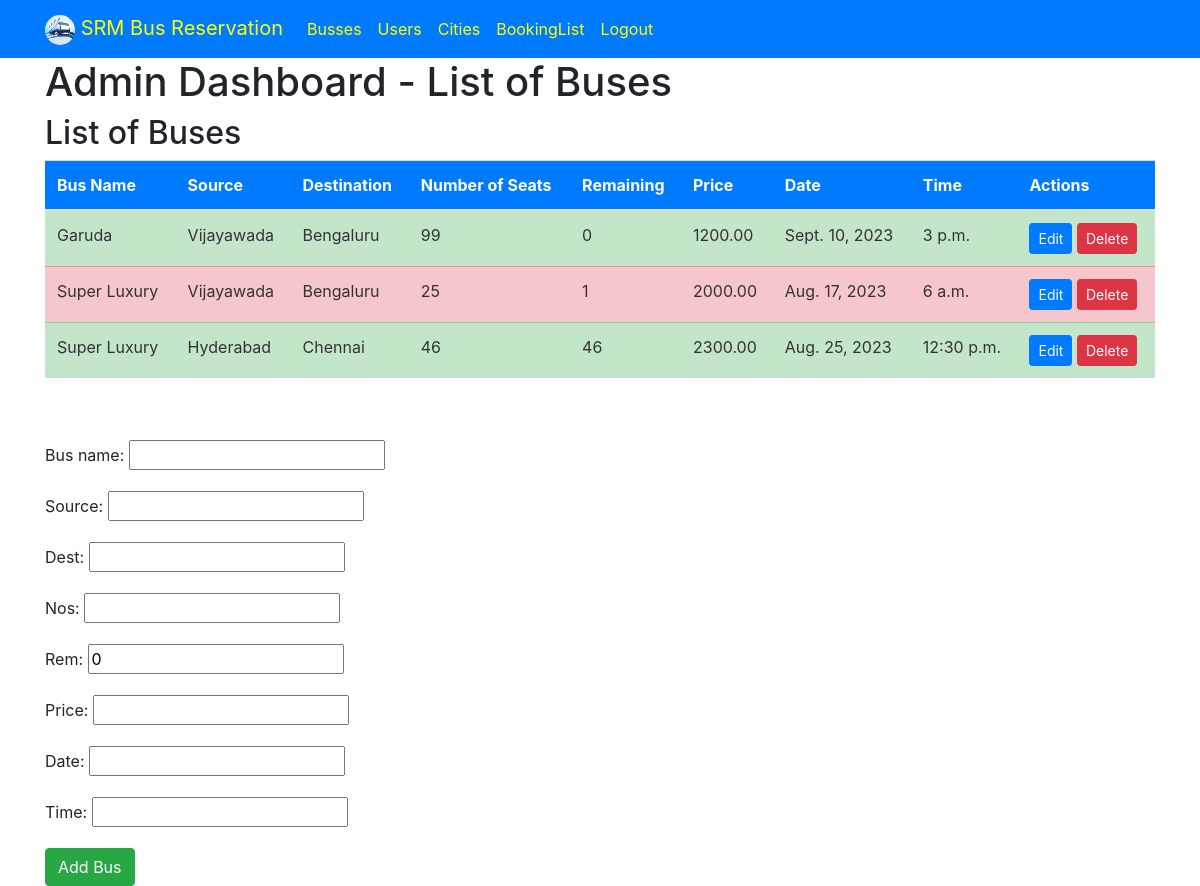
/buses (signed in), run on the app's committed database.
### myapp/models.py (models this page shows, shortened)
class Bus(models.Model):
    bus_name = models.CharField(max_length=30)
    source = models.CharField(max_length=30)
    dest = models.CharField(max_length=30)
    nos = models.DecimalField(decimal_places=0, max_digits=2)
    rem = models.DecimalField(decimal_places=0, max_digits=2, default=0)
    price = models.DecimalField(decimal_places=2, max_digits=6)
    date = models.DateField()
    time = models.TimeField()
    class Meta:
        verbose_name_plural = "List of Busses"

### myapp/views.py (the view)
# urls.py: path('buses', views.admin_buses, name='buses'),
@login_required(login_url='signin')
def admin_buses(request):
    if request.user.is_staff:
        buses = Bus.objects.all()
        form = BusForm()
        if request.method == 'POST':
            form = BusForm(request.POST)
            if form.is_valid():
                form.save()
                return redirect('buses')
        return render(request, 'myapp/buslist.html', {'buses': buses, 'form': form})
    else:
        return redirect('success')

### myapp/forms.py
class BusForm(forms.ModelForm):
    class Meta:
        model = Bus
        fields = ['bus_name', 'source', 'dest', 'nos','rem', 'price', 'date', 'time']

### myapp/templates/myapp/buslist.html (shortened to what this page needs)
{% extends 'myapp/base.html' %}
{% block content %}
<div class="container">
    <h1>Admin Dashboard - List of Buses</h1>
    <h2 >List of Buses</h2>
    <table class="table">
        <thead>
            <tr>
                <th class="text-blue">Bus Name</th>
                <th class="text-white">Source</th>
                <th class="text-white">Destination</th>
                <th class="text-white">Number of Seats</th>
                <th class="text-white">Remaining</th>
                <th class="text-white">Price</th>
                <th class="text-white">Date</th>
                <th class="text-white">Time</th>
                <th class="text-white">Actions</th>
            </tr>
        </thead>
        <tbody>
            {% for bus in buses %}
            <tr class="{% cycle 'table-success' 'table-danger' %}">
                <td >{{ bus.bus_name }}</td>
                <td>{{ bus.source }}</td>
                <td>{{ bus.dest }}</td>
                <td>{{ bus.nos }}</td>
                <td>{{ bus.rem}}</td>
                <td>{{ bus.price }}</td>
                <td>{{ bus.date }}</td>
                <td>{{ bus.time }}</td>
                <td>
                    <a href="{% url 'edit_bus' bus.id %}" class="btn btn-primary btn-sm">Edit</a>
                    <a href="{% url 'delete_bus' bus.id %}" class="btn btn-danger btn-sm">Delete</a>
                </td>
            </tr>
            {% endfor %}
        </tbody>
    </table>
    <h2 class="text-white">Add Bus</h2>
    <form method="post" action="{% url 'add_bus' %}">
        {{ form.as_p }}
        <button type="submit" class="btn btn-success">Add Bus</button>
    </form>
</div>
{% endblock %}

### myapp/templates/myapp/base.html (shortened to what this page needs)
{% load static %}
<!doctype html>
<html lang="en">
<head>
    <link rel="stylesheet" type="text/css" href="{% static 'css/bootstrap.min.css' %}">
    <link rel="stylesheet" type="text/css" href="{% static 'css/styles.css' %}">
</head>
<body>
<nav class="navbar navbar-expand-lg navbar-light bg-gradient bg-primary">
    <div class="container">
        <a class="navbar-brand" href="#" style="color: yellow;"><img src="{% static 'images/logo.jpeg' %}" class="rounded-circle" width="30px" height="30px" position="left"> SRM Bus Reservation </a>
        <div class="collapse navbar-collapse" id="navbarNavAltMarkup">
            <div class="navbar-nav">
                {% if user.is_authenticated %}
                    {% if user.is_staff %}
                        <a class="nav-item nav-link" href="{% url 'buses' %}" style="color: yellow;">Busses</a>
                        <a class="nav-item nav-link" href="{% url 'users' %}" style="color: yellow;">Users</a>
                        <a class="nav-item nav-link" href="{% url 'cities' %}" style="color: yellow;">Cities</a>
                        <a class="nav-item nav-link" href="{% url 'books' %}" style="color: yellow;">BookingList</a>
                    {% endif %}
                    <a class="nav-item nav-link" href="{% url 'signout' %}" style="color: yellow;">Logout</a>
                {% else %}
                    <a class="nav-item nav-link active" href="{% url 'home' %}" style="color: yellow;">Home</a>
                    <a class="nav-item nav-link" href="{% url 'signup' %}" style="color: yellow;">Registration</a>
                    <a class="nav-item nav-link" href="{% url 'signin' %}" style="color: yellow;">Login</a>
                {% endif %}
            </div>
        </div>
    </div>
</nav>
{% block content %}
{% endblock %}
</body>
</html>

### myapp/static/css/styles.css (style rules this page uses)
body { animation: backgroundAnimation 10s infinite; }
.table thead th { background-color: #007bff; color: #fff; }
.table tbody tr:nth-child(even) { background-color: #f2f2f2; }
.table tbody tr:nth-child(odd) { background-color: #f8f9fa; }
.table tbody td { color: #333; }

### data on the page
Bus: bus_name "Garuda", source "Vijayawada", dest "Bengaluru", nos "99", rem "0", price "1200.00", date "Sept. 10, 2023", time "3 p.m."
Bus: bus_name "Super Luxury", source "Vijayawada", dest "Bengaluru", nos "25", rem "1", price "2000.00", date "Aug. 17, 2023", time "6 a.m."
Bus: bus_name "Super Luxury", source "Hyderabad", dest "Chennai", nos "46", rem "46", price "2300.00", date "Aug. 25, 2023", time "12:30 p.m."
